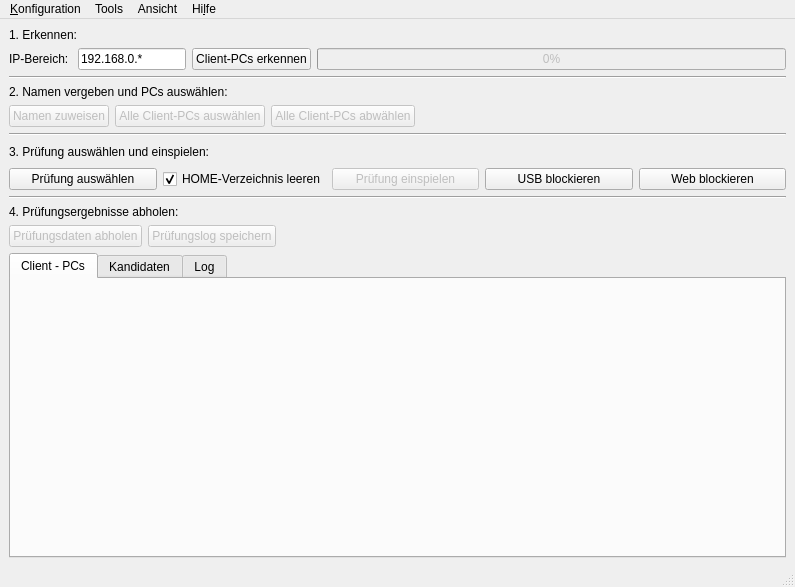
<?xml version="1.0" encoding="UTF-8"?>
<ui version="4.0">
 <class>MainWindow</class>
 <widget class="QMainWindow" name="MainWindow">
  <property name="geometry">
   <rect>
    <x>0</x>
    <y>0</y>
    <width>795</width>
    <height>587</height>
   </rect>
  </property>
  <property name="windowTitle">
   <string>MainWindow</string>
  </property>
  <property name="windowIcon">
   <iconset>
    <normaloff>../green_orca.png</normaloff>../green_orca.png</iconset>
  </property>
  <widget class="QWidget" name="centralwidget">
   <property name="sizePolicy">
    <sizepolicy hsizetype="Expanding" vsizetype="Expanding">
     <horstretch>1</horstretch>
     <verstretch>1</verstretch>
    </sizepolicy>
   </property>
   <layout class="QGridLayout" name="gridLayout_2">
    <item row="0" column="0">
     <layout class="QVBoxLayout" name="mainLayout">
      <item>
       <widget class="QLabel" name="label_2">
        <property name="text">
         <string>1. Erkennen:</string>
        </property>
       </widget>
      </item>
      <item>
       <layout class="QHBoxLayout" name="detect_select">
        <item>
         <widget class="QLabel" name="label">
          <property name="text">
           <string>IP-Bereich: </string>
          </property>
         </widget>
        </item>
        <item>
         <widget class="QLineEdit" name="lineEditIpRange">
          <property name="sizePolicy">
           <sizepolicy hsizetype="Minimum" vsizetype="Fixed">
            <horstretch>0</horstretch>
            <verstretch>0</verstretch>
           </sizepolicy>
          </property>
          <property name="text">
           <string>192.168.0.*</string>
          </property>
         </widget>
        </item>
        <item>
         <widget class="QPushButton" name="btnDetectClient">
          <property name="text">
           <string>Client-PCs erkennen</string>
          </property>
         </widget>
        </item>
        <item>
         <layout class="QHBoxLayout" name="horizontalLayout_2">
          <item>
           <widget class="QProgressBar" name="progressBar">
            <property name="enabled">
             <bool>false</bool>
            </property>
            <property name="value">
             <number>0</number>
            </property>
           </widget>
          </item>
         </layout>
        </item>
       </layout>
      </item>
      <item>
       <widget class="Line" name="line">
        <property name="orientation">
         <enum>Qt::Horizontal</enum>
        </property>
       </widget>
      </item>
      <item>
       <widget class="QLabel" name="label_3">
        <property name="text">
         <string>2. Namen vergeben und PCs auswählen:</string>
        </property>
       </widget>
      </item>
      <item>
       <layout class="QHBoxLayout" name="naming_select">
        <item>
         <widget class="QPushButton" name="btnNameClients">
          <property name="enabled">
           <bool>false</bool>
          </property>
          <property name="text">
           <string>Namen zuweisen</string>
          </property>
         </widget>
        </item>
        <item>
         <widget class="QPushButton" name="btnSelectAllClients">
          <property name="enabled">
           <bool>false</bool>
          </property>
          <property name="styleSheet">
           <string notr="true">text-align:center</string>
          </property>
          <property name="text">
           <string>Alle Client-PCs auswählen</string>
          </property>
         </widget>
        </item>
        <item>
         <widget class="QPushButton" name="btnUnselectClients">
          <property name="enabled">
           <bool>false</bool>
          </property>
          <property name="text">
           <string>Alle Client-PCs abwählen</string>
          </property>
         </widget>
        </item>
        <item>
         <spacer name="horizontalSpacer_3">
          <property name="orientation">
           <enum>Qt::Horizontal</enum>
          </property>
          <property name="sizeHint" stdset="0">
           <size>
            <width>40</width>
            <height>20</height>
           </size>
          </property>
         </spacer>
        </item>
       </layout>
      </item>
      <item>
       <widget class="Line" name="line_2">
        <property name="orientation">
         <enum>Qt::Horizontal</enum>
        </property>
       </widget>
      </item>
      <item>
       <layout class="QHBoxLayout" name="horizontalLayout_4">
        <item>
         <widget class="QLabel" name="label_4">
          <property name="text">
           <string>3. Prüfung auswählen und einspielen:</string>
          </property>
         </widget>
        </item>
        <item>
         <widget class="QLabel" name="lblExamName">
          <property name="text">
           <string/>
          </property>
         </widget>
        </item>
        <item>
         <spacer name="horizontalSpacer_4">
          <property name="orientation">
           <enum>Qt::Horizontal</enum>
          </property>
          <property name="sizeHint" stdset="0">
           <size>
            <width>40</width>
            <height>20</height>
           </size>
          </property>
         </spacer>
        </item>
       </layout>
      </item>
      <item>
       <layout class="QHBoxLayout" name="choose_deploy">
        <item>
         <widget class="QPushButton" name="btnSelectExam">
          <property name="enabled">
           <bool>true</bool>
          </property>
          <property name="text">
           <string>Prüfung auswählen</string>
          </property>
         </widget>
        </item>
        <item>
         <widget class="QCheckBox" name="checkBoxWipeHomedir">
          <property name="toolTip">
           <string extracomment="löscht alle Nicht-Systemdaten aus dem Benutzerverzeichnis"/>
          </property>
          <property name="text">
           <string>HOME-Verzeichnis leeren</string>
          </property>
          <property name="checked">
           <bool>true</bool>
          </property>
         </widget>
        </item>
        <item>
         <widget class="QPushButton" name="btnPrepareExam">
          <property name="enabled">
           <bool>false</bool>
          </property>
          <property name="toolTip">
           <string>Achtung: bereits vorhandene Daten werden überschrieben</string>
          </property>
          <property name="autoFillBackground">
           <bool>false</bool>
          </property>
          <property name="text">
           <string>Prüfung einspielen</string>
          </property>
         </widget>
        </item>
        <item>
         <widget class="QPushButton" name="btnBlockUsb">
          <property name="text">
           <string>USB blockieren</string>
          </property>
          <property name="checked">
           <bool>false</bool>
          </property>
         </widget>
        </item>
        <item>
         <widget class="QPushButton" name="btnBlockWebAccess">
          <property name="text">
           <string>Web blockieren</string>
          </property>
          <property name="checked">
           <bool>false</bool>
          </property>
         </widget>
        </item>
       </layout>
      </item>
     </layout>
    </item>
    <item row="2" column="0">
     <widget class="QLabel" name="label_5">
      <property name="text">
       <string>4. Prüfungsergebnisse abholen:</string>
      </property>
     </widget>
    </item>
    <item row="5" column="0">
     <widget class="QTabWidget" name="tabs">
      <property name="currentIndex">
       <number>0</number>
      </property>
      <widget class="QWidget" name="tab_pcs">
       <attribute name="title">
        <string>Client - PCs</string>
       </attribute>
       <layout class="QVBoxLayout" name="verticalLayout">
        <item>
         <widget class="QFrame" name="frame">
          <property name="frameShape">
           <enum>QFrame::NoFrame</enum>
          </property>
          <property name="frameShadow">
           <enum>QFrame::Plain</enum>
          </property>
          <property name="lineWidth">
           <number>0</number>
          </property>
          <layout class="QHBoxLayout" name="horizontalLayout">
           <property name="spacing">
            <number>4</number>
           </property>
           <property name="leftMargin">
            <number>10</number>
           </property>
           <property name="topMargin">
            <number>0</number>
           </property>
           <property name="rightMargin">
            <number>10</number>
           </property>
           <property name="bottomMargin">
            <number>0</number>
           </property>
          </layout>
         </widget>
        </item>
        <item>
         <widget class="QFrame" name="clientFrame">
          <property name="frameShape">
           <enum>QFrame::NoFrame</enum>
          </property>
          <property name="frameShadow">
           <enum>QFrame::Raised</enum>
          </property>
          <property name="lineWidth">
           <number>0</number>
          </property>
         </widget>
        </item>
        <item>
         <spacer name="verticalSpacer_2">
          <property name="orientation">
           <enum>Qt::Vertical</enum>
          </property>
          <property name="sizeHint" stdset="0">
           <size>
            <width>20</width>
            <height>40</height>
           </size>
          </property>
         </spacer>
        </item>
        <item>
         <widget class="QFrame" name="horizontalFrame">
          <property name="sizePolicy">
           <sizepolicy hsizetype="Expanding" vsizetype="Minimum">
            <horstretch>1</horstretch>
            <verstretch>0</verstretch>
           </sizepolicy>
          </property>
          <layout class="QGridLayout" name="_2" columnstretch="1">
           <property name="sizeConstraint">
            <enum>QLayout::SetNoConstraint</enum>
           </property>
           <property name="topMargin">
            <number>0</number>
           </property>
           <item row="0" column="0">
            <spacer name="horizontalSpacer">
             <property name="orientation">
              <enum>Qt::Horizontal</enum>
             </property>
             <property name="sizeHint" stdset="0">
              <size>
               <width>40</width>
               <height>20</height>
              </size>
             </property>
            </spacer>
           </item>
          </layout>
         </widget>
        </item>
       </layout>
      </widget>
      <widget class="QWidget" name="tab_candidates">
       <attribute name="title">
        <string>Kandidaten</string>
       </attribute>
       <layout class="QGridLayout" name="gridLayout">
        <item row="1" column="0">
         <widget class="QPushButton" name="btnApplyCandidateNames">
          <property name="text">
           <string>Kandidatennamen zuweisen</string>
          </property>
         </widget>
        </item>
        <item row="1" column="1">
         <widget class="QCheckBox" name="checkBox_OverwriteExisitingNames">
          <property name="text">
           <string>existierende Namen überschreiben</string>
          </property>
         </widget>
        </item>
        <item row="0" column="0" colspan="2">
         <widget class="QTextEdit" name="textEditCandidates">
          <property name="acceptRichText">
           <bool>false</bool>
          </property>
          <property name="placeholderText">
           <string>Copy / paste Kandidatennamen aus Excel (pro Zeile ein Name)</string>
          </property>
         </widget>
        </item>
       </layout>
      </widget>
      <widget class="QWidget" name="tab_log">
       <attribute name="title">
        <string>Log</string>
       </attribute>
       <layout class="QGridLayout" name="gridLayout_3">
        <item row="0" column="0">
         <widget class="QTextEdit" name="textEditLog"/>
        </item>
       </layout>
      </widget>
     </widget>
    </item>
    <item row="3" column="0">
     <layout class="QHBoxLayout" name="retrieve">
      <item>
       <widget class="QPushButton" name="btnGetExams">
        <property name="enabled">
         <bool>false</bool>
        </property>
        <property name="text">
         <string>Prüfungsdaten abholen</string>
        </property>
       </widget>
      </item>
      <item>
       <widget class="QPushButton" name="btnSaveExamLog">
        <property name="enabled">
         <bool>false</bool>
        </property>
        <property name="text">
         <string>Prüfungslog speichern</string>
        </property>
       </widget>
      </item>
      <item>
       <spacer name="horizontalSpacer_2">
        <property name="orientation">
         <enum>Qt::Horizontal</enum>
        </property>
        <property name="sizeHint" stdset="0">
         <size>
          <width>40</width>
          <height>20</height>
         </size>
        </property>
       </spacer>
      </item>
     </layout>
    </item>
    <item row="1" column="0">
     <widget class="Line" name="line_3">
      <property name="orientation">
       <enum>Qt::Horizontal</enum>
      </property>
     </widget>
    </item>
   </layout>
  </widget>
  <widget class="QMenuBar" name="menubar">
   <property name="geometry">
    <rect>
     <x>0</x>
     <y>0</y>
     <width>795</width>
     <height>22</height>
    </rect>
   </property>
   <widget class="QMenu" name="menuKonfiguration">
    <property name="title">
     <string>&amp;Konfiguration</string>
    </property>
    <addaction name="actionBearbeiten"/>
   </widget>
   <widget class="QMenu" name="menuBatch_Operationen">
    <property name="title">
     <string>Tools</string>
    </property>
    <addaction name="actionAlle_Clients_zur_cksetzen"/>
    <addaction name="actionAlle_Clients_rebooten"/>
    <addaction name="actionAlle_Clients_herunterfahren"/>
    <addaction name="separator"/>
    <addaction name="actionAlle_Benutzer_benachrichtigen"/>
   </widget>
   <widget class="QMenu" name="menuHilfe">
    <property name="title">
     <string>Hi&amp;lfe</string>
    </property>
    <addaction name="actionOnlineHelp"/>
    <addaction name="actionOfflineHelp"/>
    <addaction name="actionVersionInfo"/>
   </widget>
   <widget class="QMenu" name="menuAnsicht">
    <property name="title">
     <string>Ansicht</string>
    </property>
    <addaction name="actionSortClientByCandidateName"/>
    <addaction name="actionSortClientByComputerName"/>
    <addaction name="actionDisplayIPs"/>
   </widget>
   <addaction name="menuKonfiguration"/>
   <addaction name="menuBatch_Operationen"/>
   <addaction name="menuAnsicht"/>
   <addaction name="menuHilfe"/>
  </widget>
  <widget class="QStatusBar" name="statusbar">
   <property name="sizePolicy">
    <sizepolicy hsizetype="Minimum" vsizetype="Minimum">
     <horstretch>0</horstretch>
     <verstretch>0</verstretch>
    </sizepolicy>
   </property>
   <property name="minimumSize">
    <size>
     <width>100</width>
     <height>20</height>
    </size>
   </property>
  </widget>
  <action name="actionBearbeiten">
   <property name="text">
    <string>&amp;Bearbeiten</string>
   </property>
  </action>
  <action name="actionAlle_Clients_zur_cksetzen">
   <property name="text">
    <string>&amp;Alle Clients zurücksetzen</string>
   </property>
  </action>
  <action name="actionAlle_Clients_deaktivieren">
   <property name="text">
    <string>Alle &amp;Clients: Auswahl aufheben</string>
   </property>
  </action>
  <action name="actionAlle_Clients_rebooten">
   <property name="text">
    <string>Alle Clients &amp;rebooten</string>
   </property>
  </action>
  <action name="actionAlle_Clients_herunterfahren">
   <property name="text">
    <string>Alle Clients &amp;herunterfahren</string>
   </property>
  </action>
  <action name="actionAlle_Benutzer_benachrichtigen">
   <property name="text">
    <string>Alle &amp;Benutzer benachrichtigen</string>
   </property>
  </action>
  <action name="actionOnlineHelp">
   <property name="text">
    <string>&amp;Online-Hilfe öffnen</string>
   </property>
  </action>
  <action name="actionOfflineHelp">
   <property name="text">
    <string>Offline-&amp;Hilfe öffnen</string>
   </property>
  </action>
  <action name="actionSortClientByCandidateName">
   <property name="text">
    <string>Clients nach Kandidatenname sortieren</string>
   </property>
  </action>
  <action name="actionSortClientByComputerName">
   <property name="text">
    <string>Clients nach Rechnername sortieren</string>
   </property>
  </action>
  <action name="actionVersionInfo">
   <property name="text">
    <string>Versionsinfo</string>
   </property>
  </action>
  <action name="actionDisplayIPs">
   <property name="text">
    <string>IP-Adressen anzeigen / verbergen</string>
   </property>
  </action>
 </widget>
 <resources/>
 <connections/>
</ui>
